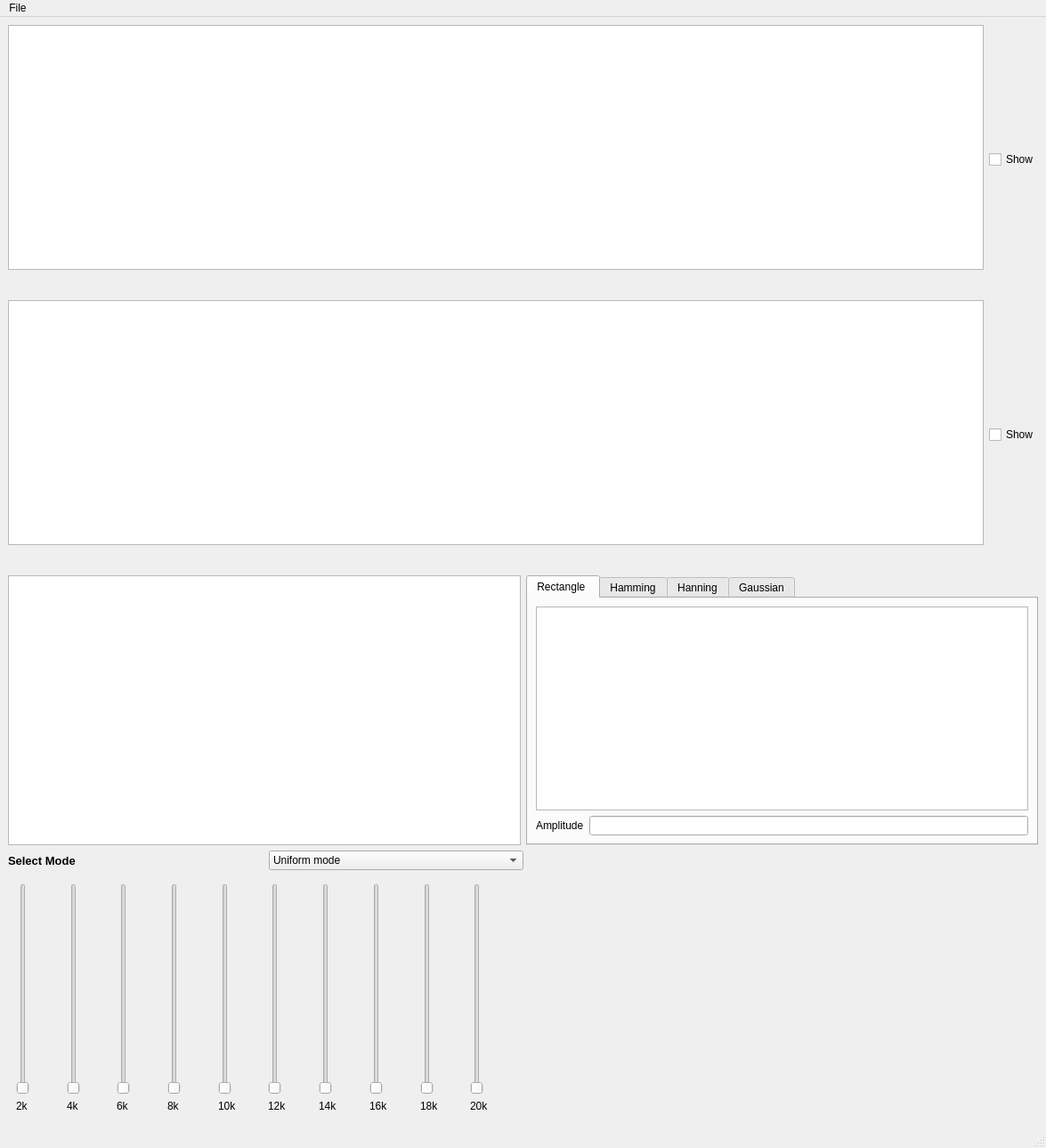
<?xml version="1.0" encoding="UTF-8"?>
<ui version="4.0">
 <class>MainWindow</class>
 <widget class="QMainWindow" name="MainWindow">
  <property name="enabled">
   <bool>true</bool>
  </property>
  <property name="geometry">
   <rect>
    <x>0</x>
    <y>0</y>
    <width>1175</width>
    <height>1289</height>
   </rect>
  </property>
  <property name="windowTitle">
   <string>MainWindow</string>
  </property>
  <property name="styleSheet">
   <string notr="true">QGroupBox[border=&quot;none&quot;] {
    border: none;
}
</string>
  </property>
  <widget class="QWidget" name="centralwidget">
   <layout class="QGridLayout" name="gridLayout_5">
    <item row="0" column="0">
     <layout class="QHBoxLayout" name="horizontalLayout_7">
      <item>
       <layout class="QVBoxLayout" name="verticalLayout_3">
        <item>
         <widget class="PlotWidget" name="grph_input_sig"/>
        </item>
        <item>
         <layout class="QHBoxLayout" name="horz_control_btns">
          <property name="spacing">
           <number>10</number>
          </property>
          <item>
           <spacer name="horizontalSpacer_19">
            <property name="orientation">
             <enum>Qt::Horizontal</enum>
            </property>
            <property name="sizeHint" stdset="0">
             <size>
              <width>60</width>
              <height>20</height>
             </size>
            </property>
           </spacer>
          </item>
          <item>
           <widget class="QPushButton" name="btn_srt_begin_input">
            <property name="cursor">
             <cursorShape>PointingHandCursor</cursorShape>
            </property>
            <property name="toolTip">
             <string>replay</string>
            </property>
            <property name="whatsThis">
             <string>stast from beging
</string>
            </property>
            <property name="text">
             <string/>
            </property>
            <property name="icon">
             <iconset>
              <normaloff>imgs/strt_frm_begin.png</normaloff>imgs/strt_frm_begin.png</iconset>
            </property>
            <property name="flat">
             <bool>true</bool>
            </property>
           </widget>
          </item>
          <item>
           <widget class="QPushButton" name="btn_slow_input">
            <property name="cursor">
             <cursorShape>PointingHandCursor</cursorShape>
            </property>
            <property name="text">
             <string/>
            </property>
            <property name="icon">
             <iconset>
              <normaloff>imgs/slow_down.png</normaloff>imgs/slow_down.png</iconset>
            </property>
            <property name="flat">
             <bool>true</bool>
            </property>
           </widget>
          </item>
          <item>
           <widget class="QPushButton" name="btn_zoom_out_input">
            <property name="cursor">
             <cursorShape>PointingHandCursor</cursorShape>
            </property>
            <property name="text">
             <string/>
            </property>
            <property name="icon">
             <iconset>
              <normaloff>imgs/aoom_out.png</normaloff>imgs/aoom_out.png</iconset>
            </property>
            <property name="flat">
             <bool>true</bool>
            </property>
           </widget>
          </item>
          <item>
           <widget class="QPushButton" name="btn_play_pause_input">
            <property name="cursor">
             <cursorShape>PointingHandCursor</cursorShape>
            </property>
            <property name="toolTip">
             <string>paly
</string>
            </property>
            <property name="text">
             <string/>
            </property>
            <property name="icon">
             <iconset>
              <normaloff>imgs/play.png</normaloff>imgs/play.png</iconset>
            </property>
            <property name="flat">
             <bool>true</bool>
            </property>
           </widget>
          </item>
          <item>
           <widget class="QPushButton" name="btn_zoom_in_input">
            <property name="cursor">
             <cursorShape>PointingHandCursor</cursorShape>
            </property>
            <property name="text">
             <string/>
            </property>
            <property name="icon">
             <iconset>
              <normaloff>imgs/zoom_in.png</normaloff>imgs/zoom_in.png</iconset>
            </property>
            <property name="flat">
             <bool>true</bool>
            </property>
           </widget>
          </item>
          <item>
           <widget class="QPushButton" name="btn_fast_input">
            <property name="cursor">
             <cursorShape>PointingHandCursor</cursorShape>
            </property>
            <property name="text">
             <string/>
            </property>
            <property name="icon">
             <iconset>
              <normaloff>imgs/speed_up.png</normaloff>imgs/speed_up.png</iconset>
            </property>
            <property name="flat">
             <bool>true</bool>
            </property>
           </widget>
          </item>
          <item>
           <spacer name="horizontalSpacer_17">
            <property name="orientation">
             <enum>Qt::Horizontal</enum>
            </property>
            <property name="sizeHint" stdset="0">
             <size>
              <width>60</width>
              <height>20</height>
             </size>
            </property>
           </spacer>
          </item>
         </layout>
        </item>
       </layout>
      </item>
      <item>
       <layout class="QVBoxLayout" name="verticalLayout">
        <item>
         <layout class="QVBoxLayout" name="verticalLayout_7"/>
        </item>
        <item>
         <widget class="QCheckBox" name="chek_bx_show_spect_input">
          <property name="cursor">
           <cursorShape>PointingHandCursor</cursorShape>
          </property>
          <property name="text">
           <string>Show</string>
          </property>
         </widget>
        </item>
       </layout>
      </item>
     </layout>
    </item>
    <item row="1" column="0">
     <layout class="QHBoxLayout" name="horizontalLayout_8">
      <item>
       <layout class="QVBoxLayout" name="verticalLayout_4">
        <item>
         <widget class="PlotWidget" name="grph_output_sig"/>
        </item>
        <item>
         <layout class="QHBoxLayout" name="horz_control_btns_2">
          <property name="spacing">
           <number>10</number>
          </property>
          <item>
           <spacer name="horizontalSpacer_20">
            <property name="orientation">
             <enum>Qt::Horizontal</enum>
            </property>
            <property name="sizeHint" stdset="0">
             <size>
              <width>60</width>
              <height>20</height>
             </size>
            </property>
           </spacer>
          </item>
          <item>
           <widget class="QPushButton" name="btn_srt_begin_output">
            <property name="cursor">
             <cursorShape>PointingHandCursor</cursorShape>
            </property>
            <property name="toolTip">
             <string>replay</string>
            </property>
            <property name="whatsThis">
             <string>stast from beging
</string>
            </property>
            <property name="text">
             <string/>
            </property>
            <property name="icon">
             <iconset>
              <normaloff>imgs/strt_frm_begin.png</normaloff>imgs/strt_frm_begin.png</iconset>
            </property>
            <property name="flat">
             <bool>true</bool>
            </property>
           </widget>
          </item>
          <item>
           <widget class="QPushButton" name="btn_slow_output">
            <property name="cursor">
             <cursorShape>PointingHandCursor</cursorShape>
            </property>
            <property name="text">
             <string/>
            </property>
            <property name="icon">
             <iconset>
              <normaloff>imgs/slow_down.png</normaloff>imgs/slow_down.png</iconset>
            </property>
            <property name="flat">
             <bool>true</bool>
            </property>
           </widget>
          </item>
          <item>
           <widget class="QPushButton" name="btn_zoom_out_output">
            <property name="cursor">
             <cursorShape>PointingHandCursor</cursorShape>
            </property>
            <property name="text">
             <string/>
            </property>
            <property name="icon">
             <iconset>
              <normaloff>imgs/aoom_out.png</normaloff>imgs/aoom_out.png</iconset>
            </property>
            <property name="flat">
             <bool>true</bool>
            </property>
           </widget>
          </item>
          <item>
           <widget class="QPushButton" name="btn_play_pasuse_output">
            <property name="cursor">
             <cursorShape>PointingHandCursor</cursorShape>
            </property>
            <property name="toolTip">
             <string>paly
</string>
            </property>
            <property name="text">
             <string/>
            </property>
            <property name="icon">
             <iconset>
              <normaloff>imgs/play.png</normaloff>imgs/play.png</iconset>
            </property>
            <property name="flat">
             <bool>true</bool>
            </property>
           </widget>
          </item>
          <item>
           <widget class="QPushButton" name="btn_zoom_in_output">
            <property name="cursor">
             <cursorShape>PointingHandCursor</cursorShape>
            </property>
            <property name="text">
             <string/>
            </property>
            <property name="icon">
             <iconset>
              <normaloff>imgs/zoom_in.png</normaloff>imgs/zoom_in.png</iconset>
            </property>
            <property name="flat">
             <bool>true</bool>
            </property>
           </widget>
          </item>
          <item>
           <widget class="QPushButton" name="btn_fast_output">
            <property name="cursor">
             <cursorShape>PointingHandCursor</cursorShape>
            </property>
            <property name="text">
             <string/>
            </property>
            <property name="icon">
             <iconset>
              <normaloff>imgs/speed_up.png</normaloff>imgs/speed_up.png</iconset>
            </property>
            <property name="flat">
             <bool>true</bool>
            </property>
           </widget>
          </item>
          <item>
           <spacer name="horizontalSpacer_18">
            <property name="orientation">
             <enum>Qt::Horizontal</enum>
            </property>
            <property name="sizeHint" stdset="0">
             <size>
              <width>60</width>
              <height>20</height>
             </size>
            </property>
           </spacer>
          </item>
         </layout>
        </item>
       </layout>
      </item>
      <item>
       <layout class="QVBoxLayout" name="verticalLayout_2">
        <item>
         <layout class="QVBoxLayout" name="verticalLayout_8"/>
        </item>
        <item>
         <widget class="QCheckBox" name="chek_bx_show_spect_output">
          <property name="cursor">
           <cursorShape>PointingHandCursor</cursorShape>
          </property>
          <property name="text">
           <string>Show</string>
          </property>
         </widget>
        </item>
       </layout>
      </item>
     </layout>
    </item>
    <item row="2" column="0">
     <layout class="QHBoxLayout" name="horizontalLayout_23">
      <item>
       <widget class="PlotWidget" name="signal_view"/>
      </item>
      <item>
       <widget class="QTabWidget" name="windows_tabs">
        <property name="currentIndex">
         <number>0</number>
        </property>
        <widget class="QWidget" name="Rectangle_window">
         <attribute name="title">
          <string>Rectangle </string>
         </attribute>
         <layout class="QGridLayout" name="gridLayout_10">
          <item row="0" column="0">
           <widget class="QGraphicsView" name="graphicsView_rectangle"/>
          </item>
          <item row="1" column="0">
           <layout class="QHBoxLayout" name="horizontalLayout_3">
            <item>
             <widget class="QLabel" name="label_amplitude_rectangle">
              <property name="text">
               <string>Amplitude</string>
              </property>
             </widget>
            </item>
            <item>
             <widget class="QLineEdit" name="amplitude_val_rectangle">
              <property name="text">
               <string/>
              </property>
             </widget>
            </item>
           </layout>
          </item>
         </layout>
        </widget>
        <widget class="QWidget" name="Hamming_window">
         <attribute name="title">
          <string>Hamming</string>
         </attribute>
         <layout class="QGridLayout" name="gridLayout_11">
          <item row="0" column="0">
           <widget class="QGraphicsView" name="graphicsView_hamming"/>
          </item>
          <item row="1" column="0">
           <layout class="QHBoxLayout" name="horizontalLayout_2">
            <item>
             <widget class="QLabel" name="label_amplitude_hamming">
              <property name="text">
               <string>Amplitude</string>
              </property>
             </widget>
            </item>
            <item>
             <widget class="QLineEdit" name="amplitude_val_hamming">
              <property name="text">
               <string/>
              </property>
             </widget>
            </item>
           </layout>
          </item>
         </layout>
        </widget>
        <widget class="QWidget" name="Hanning_window">
         <attribute name="title">
          <string>Hanning</string>
         </attribute>
         <layout class="QGridLayout" name="gridLayout_2">
          <item row="0" column="0">
           <layout class="QVBoxLayout" name="verticalLayout_39">
            <item>
             <widget class="QGraphicsView" name="graphicsView_hanning"/>
            </item>
            <item>
             <layout class="QHBoxLayout" name="horizontalLayout_25">
              <item>
               <layout class="QHBoxLayout" name="horizontalLayout_5">
                <item>
                 <widget class="QLabel" name="label_12">
                  <property name="text">
                   <string>TextLabel</string>
                  </property>
                 </widget>
                </item>
                <item>
                 <widget class="QLineEdit" name="lineEdit"/>
                </item>
               </layout>
              </item>
              <item>
               <layout class="QHBoxLayout" name="horizontalLayout_4">
                <item>
                 <widget class="QLabel" name="label_amplitude_hanning">
                  <property name="text">
                   <string>Amplitude</string>
                  </property>
                 </widget>
                </item>
                <item>
                 <widget class="QLineEdit" name="amplitude_val_hanning">
                  <property name="text">
                   <string/>
                  </property>
                 </widget>
                </item>
                <item>
                 <widget class="QPushButton" name="apply_btn">
                  <property name="text">
                   <string>Apply</string>
                  </property>
                 </widget>
                </item>
               </layout>
              </item>
             </layout>
            </item>
           </layout>
          </item>
         </layout>
        </widget>
        <widget class="QWidget" name="Gaussian_window">
         <attribute name="title">
          <string>Gaussian</string>
         </attribute>
         <layout class="QGridLayout" name="gridLayout_6">
          <item row="0" column="0">
           <widget class="QGraphicsView" name="graphicsView_gaussian"/>
          </item>
          <item row="1" column="0">
           <layout class="QHBoxLayout" name="horizontalLayout">
            <item>
             <widget class="QLabel" name="label_amplitude_gaussian">
              <property name="text">
               <string>Amplitude</string>
              </property>
             </widget>
            </item>
            <item>
             <widget class="QLineEdit" name="amplitude_val_gaussian">
              <property name="text">
               <string/>
              </property>
             </widget>
            </item>
           </layout>
          </item>
         </layout>
        </widget>
       </widget>
      </item>
     </layout>
    </item>
    <item row="3" column="0">
     <layout class="QHBoxLayout" name="horizontalLayout_17">
      <item>
       <layout class="QVBoxLayout" name="verticalLayout_34">
        <item>
         <layout class="QHBoxLayout" name="horizontalLayout_6">
          <item>
           <widget class="QLabel" name="lbl_mode">
            <property name="font">
             <font>
              <pointsize>10</pointsize>
              <bold>true</bold>
             </font>
            </property>
            <property name="text">
             <string>Select Mode</string>
            </property>
           </widget>
          </item>
          <item>
           <widget class="QComboBox" name="combo_bx_mode">
            <property name="cursor">
             <cursorShape>PointingHandCursor</cursorShape>
            </property>
            <item>
             <property name="text">
              <string>Uniform mode</string>
             </property>
            </item>
            <item>
             <property name="text">
              <string>Musical instruments</string>
             </property>
            </item>
            <item>
             <property name="text">
              <string>Animal sounds</string>
             </property>
            </item>
            <item>
             <property name="text">
              <string>ECG abnormalities</string>
             </property>
            </item>
           </widget>
          </item>
         </layout>
        </item>
        <item>
         <widget class="QStackedWidget" name="stackedWidget">
          <property name="currentIndex">
           <number>0</number>
          </property>
          <widget class="QWidget" name="uniform_page">
           <layout class="QGridLayout" name="gridLayout">
            <item row="0" column="0">
             <layout class="QHBoxLayout" name="horizontalLayout_14">
              <item>
               <layout class="QVBoxLayout" name="verticalLayout_19">
                <item>
                 <widget class="QSlider" name="verticalSlider_15">
                  <property name="orientation">
                   <enum>Qt::Vertical</enum>
                  </property>
                 </widget>
                </item>
                <item>
                 <widget class="QLabel" name="label_28">
                  <property name="text">
                   <string>2k</string>
                  </property>
                 </widget>
                </item>
               </layout>
              </item>
              <item>
               <layout class="QVBoxLayout" name="verticalLayout_21">
                <item>
                 <widget class="QSlider" name="verticalSlider_17">
                  <property name="orientation">
                   <enum>Qt::Vertical</enum>
                  </property>
                 </widget>
                </item>
                <item>
                 <widget class="QLabel" name="label_30">
                  <property name="text">
                   <string>4k</string>
                  </property>
                 </widget>
                </item>
               </layout>
              </item>
              <item>
               <layout class="QVBoxLayout" name="verticalLayout_20">
                <item>
                 <widget class="QSlider" name="verticalSlider_16">
                  <property name="orientation">
                   <enum>Qt::Vertical</enum>
                  </property>
                 </widget>
                </item>
                <item>
                 <widget class="QLabel" name="label_29">
                  <property name="text">
                   <string>6k</string>
                  </property>
                 </widget>
                </item>
               </layout>
              </item>
              <item>
               <layout class="QVBoxLayout" name="verticalLayout_18">
                <item>
                 <widget class="QSlider" name="verticalSlider_14">
                  <property name="orientation">
                   <enum>Qt::Vertical</enum>
                  </property>
                 </widget>
                </item>
                <item>
                 <widget class="QLabel" name="label_27">
                  <property name="text">
                   <string>8k</string>
                  </property>
                 </widget>
                </item>
               </layout>
              </item>
              <item>
               <layout class="QVBoxLayout" name="verticalLayout_5">
                <item>
                 <widget class="QSlider" name="verticalSlider">
                  <property name="orientation">
                   <enum>Qt::Vertical</enum>
                  </property>
                 </widget>
                </item>
                <item>
                 <widget class="QLabel" name="label_10">
                  <property name="text">
                   <string>10k</string>
                  </property>
                 </widget>
                </item>
               </layout>
              </item>
              <item>
               <layout class="QVBoxLayout" name="verticalLayout_15">
                <item>
                 <widget class="QSlider" name="verticalSlider_11">
                  <property name="orientation">
                   <enum>Qt::Vertical</enum>
                  </property>
                 </widget>
                </item>
                <item>
                 <widget class="QLabel" name="label_24">
                  <property name="text">
                   <string>12k</string>
                  </property>
                 </widget>
                </item>
               </layout>
              </item>
              <item>
               <layout class="QVBoxLayout" name="verticalLayout_25">
                <item>
                 <widget class="QSlider" name="verticalSlider_24">
                  <property name="orientation">
                   <enum>Qt::Vertical</enum>
                  </property>
                 </widget>
                </item>
                <item>
                 <widget class="QLabel" name="label_34">
                  <property name="text">
                   <string>14k</string>
                  </property>
                 </widget>
                </item>
               </layout>
              </item>
              <item>
               <layout class="QVBoxLayout" name="verticalLayout_17">
                <item>
                 <widget class="QSlider" name="verticalSlider_13">
                  <property name="orientation">
                   <enum>Qt::Vertical</enum>
                  </property>
                 </widget>
                </item>
                <item>
                 <widget class="QLabel" name="label_26">
                  <property name="text">
                   <string>16k</string>
                  </property>
                 </widget>
                </item>
               </layout>
              </item>
              <item>
               <layout class="QVBoxLayout" name="verticalLayout_16">
                <item>
                 <widget class="QSlider" name="verticalSlider_12">
                  <property name="orientation">
                   <enum>Qt::Vertical</enum>
                  </property>
                 </widget>
                </item>
                <item>
                 <widget class="QLabel" name="label_25">
                  <property name="text">
                   <string>18k</string>
                  </property>
                 </widget>
                </item>
               </layout>
              </item>
              <item>
               <layout class="QVBoxLayout" name="verticalLayout_24">
                <item>
                 <widget class="QSlider" name="verticalSlider_20">
                  <property name="orientation">
                   <enum>Qt::Vertical</enum>
                  </property>
                 </widget>
                </item>
                <item>
                 <widget class="QLabel" name="label_33">
                  <property name="text">
                   <string>20k</string>
                  </property>
                 </widget>
                </item>
               </layout>
              </item>
             </layout>
            </item>
           </layout>
          </widget>
          <widget class="QWidget" name="music_page">
           <layout class="QGridLayout" name="gridLayout_7">
            <item row="0" column="0">
             <layout class="QHBoxLayout" name="horizontalLayout_15">
              <item>
               <layout class="QVBoxLayout" name="verticalLayout_26">
                <item>
                 <widget class="QSlider" name="verticalSlider_21">
                  <property name="orientation">
                   <enum>Qt::Vertical</enum>
                  </property>
                 </widget>
                </item>
                <item>
                 <widget class="QLabel" name="label_35">
                  <property name="text">
                   <string>TextLabel</string>
                  </property>
                 </widget>
                </item>
               </layout>
              </item>
              <item>
               <layout class="QVBoxLayout" name="verticalLayout_27">
                <item>
                 <widget class="QSlider" name="verticalSlider_25">
                  <property name="orientation">
                   <enum>Qt::Vertical</enum>
                  </property>
                 </widget>
                </item>
                <item>
                 <widget class="QLabel" name="label_36">
                  <property name="text">
                   <string>TextLabel</string>
                  </property>
                 </widget>
                </item>
               </layout>
              </item>
              <item>
               <layout class="QVBoxLayout" name="verticalLayout_28">
                <item>
                 <widget class="QSlider" name="verticalSlider_26">
                  <property name="orientation">
                   <enum>Qt::Vertical</enum>
                  </property>
                 </widget>
                </item>
                <item>
                 <widget class="QLabel" name="label_37">
                  <property name="text">
                   <string>TextLabel</string>
                  </property>
                 </widget>
                </item>
               </layout>
              </item>
              <item>
               <layout class="QVBoxLayout" name="verticalLayout_29">
                <item>
                 <widget class="QSlider" name="verticalSlider_29">
                  <property name="orientation">
                   <enum>Qt::Vertical</enum>
                  </property>
                 </widget>
                </item>
                <item>
                 <widget class="QLabel" name="label_38">
                  <property name="text">
                   <string>TextLabel</string>
                  </property>
                 </widget>
                </item>
               </layout>
              </item>
             </layout>
            </item>
           </layout>
          </widget>
          <widget class="QWidget" name="animal_page">
           <layout class="QGridLayout" name="gridLayout_8">
            <item row="0" column="0">
             <layout class="QHBoxLayout" name="horizontalLayout_16">
              <item>
               <layout class="QVBoxLayout" name="verticalLayout_30">
                <item>
                 <widget class="QSlider" name="verticalSlider_23">
                  <property name="orientation">
                   <enum>Qt::Vertical</enum>
                  </property>
                 </widget>
                </item>
                <item>
                 <widget class="QLabel" name="label_39">
                  <property name="text">
                   <string>TextLabel</string>
                  </property>
                 </widget>
                </item>
               </layout>
              </item>
              <item>
               <layout class="QVBoxLayout" name="verticalLayout_31">
                <item>
                 <widget class="QSlider" name="verticalSlider_28">
                  <property name="orientation">
                   <enum>Qt::Vertical</enum>
                  </property>
                 </widget>
                </item>
                <item>
                 <widget class="QLabel" name="label_40">
                  <property name="text">
                   <string>TextLabel</string>
                  </property>
                 </widget>
                </item>
               </layout>
              </item>
              <item>
               <layout class="QVBoxLayout" name="verticalLayout_32">
                <item>
                 <widget class="QSlider" name="verticalSlider_30">
                  <property name="orientation">
                   <enum>Qt::Vertical</enum>
                  </property>
                 </widget>
                </item>
                <item>
                 <widget class="QLabel" name="label_45">
                  <property name="text">
                   <string>TextLabel</string>
                  </property>
                 </widget>
                </item>
               </layout>
              </item>
              <item>
               <layout class="QVBoxLayout" name="verticalLayout_33">
                <item>
                 <widget class="QSlider" name="verticalSlider_33">
                  <property name="orientation">
                   <enum>Qt::Vertical</enum>
                  </property>
                 </widget>
                </item>
                <item>
                 <widget class="QLabel" name="label_46">
                  <property name="text">
                   <string>TextLabel</string>
                  </property>
                 </widget>
                </item>
               </layout>
              </item>
             </layout>
            </item>
           </layout>
          </widget>
          <widget class="QWidget" name="ECG_page">
           <layout class="QGridLayout" name="gridLayout_9">
            <item row="0" column="0">
             <layout class="QHBoxLayout" name="horizontalLayout_24">
              <item>
               <layout class="QVBoxLayout" name="verticalLayout_35">
                <item>
                 <widget class="QSlider" name="verticalSlider_27">
                  <property name="orientation">
                   <enum>Qt::Vertical</enum>
                  </property>
                 </widget>
                </item>
                <item>
                 <widget class="QLabel" name="label_41">
                  <property name="text">
                   <string>TextLabel</string>
                  </property>
                 </widget>
                </item>
               </layout>
              </item>
              <item>
               <layout class="QVBoxLayout" name="verticalLayout_36">
                <item>
                 <widget class="QSlider" name="verticalSlider_31">
                  <property name="orientation">
                   <enum>Qt::Vertical</enum>
                  </property>
                 </widget>
                </item>
                <item>
                 <widget class="QLabel" name="label_42">
                  <property name="text">
                   <string>TextLabel</string>
                  </property>
                 </widget>
                </item>
               </layout>
              </item>
              <item>
               <layout class="QVBoxLayout" name="verticalLayout_37">
                <item>
                 <widget class="QSlider" name="verticalSlider_32">
                  <property name="orientation">
                   <enum>Qt::Vertical</enum>
                  </property>
                 </widget>
                </item>
                <item>
                 <widget class="QLabel" name="label_49">
                  <property name="text">
                   <string>TextLabel</string>
                  </property>
                 </widget>
                </item>
               </layout>
              </item>
              <item>
               <layout class="QVBoxLayout" name="verticalLayout_38">
                <item>
                 <widget class="QSlider" name="verticalSlider_34">
                  <property name="orientation">
                   <enum>Qt::Vertical</enum>
                  </property>
                 </widget>
                </item>
                <item>
                 <widget class="QLabel" name="label_50">
                  <property name="text">
                   <string>TextLabel</string>
                  </property>
                 </widget>
                </item>
               </layout>
              </item>
             </layout>
            </item>
           </layout>
          </widget>
         </widget>
        </item>
       </layout>
      </item>
      <item>
       <spacer name="horizontalSpacer">
        <property name="orientation">
         <enum>Qt::Horizontal</enum>
        </property>
        <property name="sizeHint" stdset="0">
         <size>
          <width>40</width>
          <height>20</height>
         </size>
        </property>
       </spacer>
      </item>
     </layout>
    </item>
   </layout>
  </widget>
  <widget class="QMenuBar" name="menubar">
   <property name="geometry">
    <rect>
     <x>0</x>
     <y>0</y>
     <width>1175</width>
     <height>26</height>
    </rect>
   </property>
   <widget class="QMenu" name="menuFile">
    <property name="title">
     <string>File</string>
    </property>
    <addaction name="actionUpload_file"/>
   </widget>
   <addaction name="menuFile"/>
  </widget>
  <widget class="QStatusBar" name="statusbar"/>
  <action name="actionUpload_file">
   <property name="text">
    <string>Upload file</string>
   </property>
  </action>
 </widget>
 <customwidgets>
  <customwidget>
   <class>PlotWidget</class>
   <extends>QGraphicsView</extends>
   <header>pyqtgraph.h</header>
   <container>1</container>
  </customwidget>
 </customwidgets>
 <resources/>
 <connections/>
</ui>
